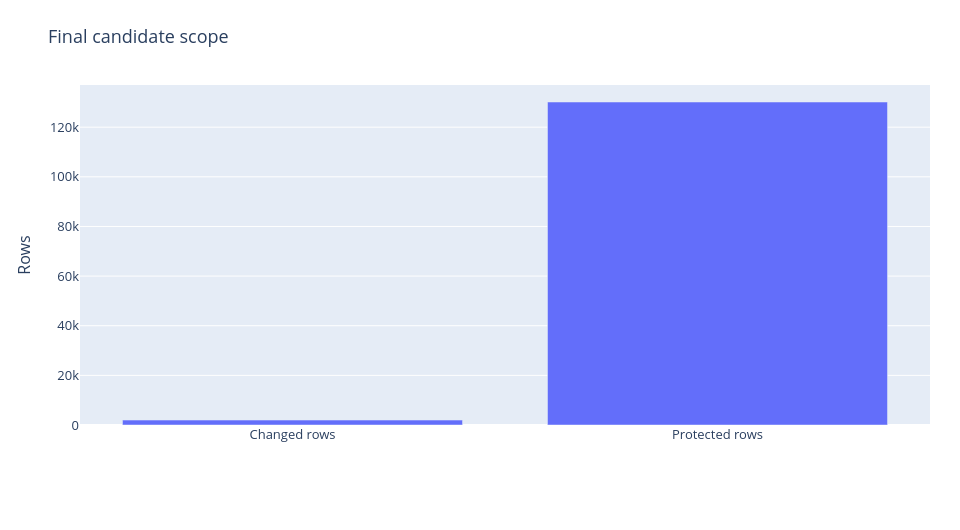

The cell this chart's notebook holds for it:
### Markdown cell above
## 3. Engineering protected the existing system
The final score test changed only the isolated men’s component. All other predictions were copied exactly from the preceding champion, and the prior scored artifact was never overwritten. The run performed zero model fits and made exactly one upload.

### Code cell
chart('scope','Final candidate scope',['Changed rows','Protected rows'],{'CSV rows':[i['changed_rows'],i['protected_rows']]},'Rows')
display(pd.DataFrame([i]))

### Figure 1 — Plotly figure (JSON) as saved in the notebook; plotly's stock layout.template omitted (floating-point values rounded to 4 significant figures)
{"data": [{"name": "CSV rows", "type": "bar", "x": ["Changed rows", "Protected rows"], "y": [1986, 130147]}], "layout": {"barmode": "group", "font": {"size": 13}, "height": 530, "legend": {"orientation": "h", "y": -0.23}, "margin": {"b": 105, "l": 80, "r": 30, "t": 85}, "title": {"text": "Final candidate scope"}, "width": 960, "xaxis": {"type": "category"}, "yaxis": {"title": {"text": "Rows"}}}}
